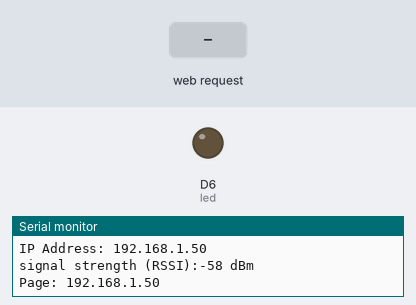
The sketch below on a simulated Arduino MKR. Parts: output pins drawn as LEDs (lit = HIGH), the last lines printed to the serial monitor. The inputs (shaded band) are chosen by the test bench. WiFi joins after 1.5 s; servers stay silent unless stated; not simulated (calls return 0 or success): arduino_secrets.h.

Above: at 7.7 s.
7.8 s: HTTP request GET /H received
At 8.5 s:
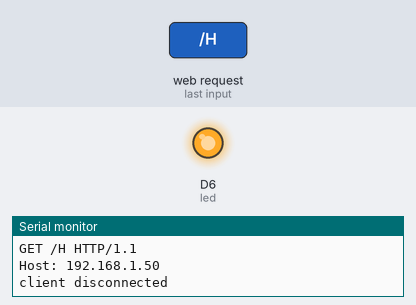
9.3 s: HTTP request GET /L received
At 9.7 s:
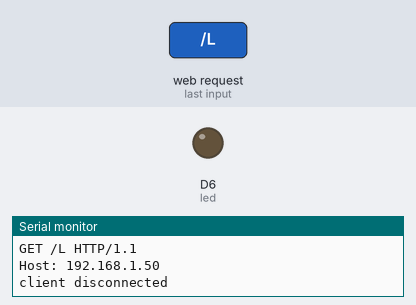
Timing chart, 0 to 12.3 s (numbered marks = the images above; inputs shaded):
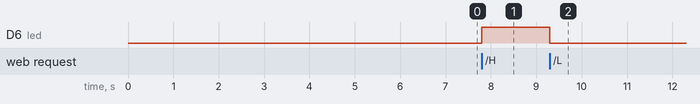

Measured:
- after the input at 7.8 s, D6 (led): LOW → HIGH at once
- after the input at 9.3 s, D6 (led): HIGH → LOW at once

The sketch:

DHCP.ino
```cpp
#include <SPI.h>
#include <WiFi101.h>
#include "arduino_secrets.h"

char ssid[] = SECRET_SSID;
char pass[] = SECRET_PASS;
int keyIndex = 0;

int led =  LED_BUILTIN;
int status = WL_IDLE_STATUS;
WiFiServer server(80);

void setup() {
  WiFi.setPins(8,7,4,2);
  //Initialize serial and wait for port to open:

  Serial.begin(9600);
  while (!Serial) {

  }

  Serial.println("Server");

  pinMode(led, OUTPUT);


  if (WiFi.status() == WL_NO_SHIELD) {
    Serial.println("WiFi shield not present");

    while (true);
  }

  Serial.print("SSID: ");
  Serial.println(ssid);

  status = WiFi.begin(ssid);

  delay(5000);

  server.begin();

  printWiFiStatus();
}

void loop() {

  if (status != WiFi.status()) {

    status = WiFi.status();

    if (status == WL_AP_CONNECTED) {
      byte remoteMac[6];

      Serial.print("Device connected to AP, MAC address: ");
      WiFi.APClientMacAddress(remoteMac);
      printMacAddress(remoteMac);
    } else {

      Serial.println("Device disconnected from AP");
    }
  }

  WiFiClient client = server.available();

  if (client) {
    Serial.println("new client");
    String currentLine = "";
    while (client.connected()) {
      if (client.available()) {
        char c = client.read();
        Serial.write(c);
        if (c == '\n') {

          if (currentLine.length() == 0) {
            client.println("HTTP/1.1 200 OK");
            client.println("Content-type:text/html");
            client.println();


            client.print("Click <a href=\"/H\">here</a> turn the LED on<br>");
            client.print("Click <a href=\"/L\">here</a> turn the LED off<br>");


            client.println();

            break;
          }
          else {
            currentLine = "";
          }
        }
        else if (c != '\r') {
          currentLine += c;
        }


        if (currentLine.endsWith("GET /H")) {
          digitalWrite(led, HIGH);
        }
        if (currentLine.endsWith("GET /L")) {
          digitalWrite(led, LOW);
        }
      }
    }

    client.stop();
    Serial.println("client disconnected");
  }
}

void printWiFiStatus() {

  Serial.print("SSID: ");
  Serial.println(WiFi.SSID());


  IPAddress ip = WiFi.localIP();
  Serial.print("IP Address: ");
  Serial.println(ip);


  long rssi = WiFi.RSSI();
  Serial.print("signal strength (RSSI):");
  Serial.print(rssi);
  Serial.println(" dBm");

  Serial.print("Page: ");
  Serial.println(ip);

}

void printMacAddress(byte mac[]) {
  for (int i = 5; i >= 0; i--) {
    if (mac[i] < 16) {
      Serial.print("0");
    }
    Serial.print(mac[i], HEX);
    if (i > 0) {
      Serial.print(":");
    }
  }
  Serial.println();
}
```
